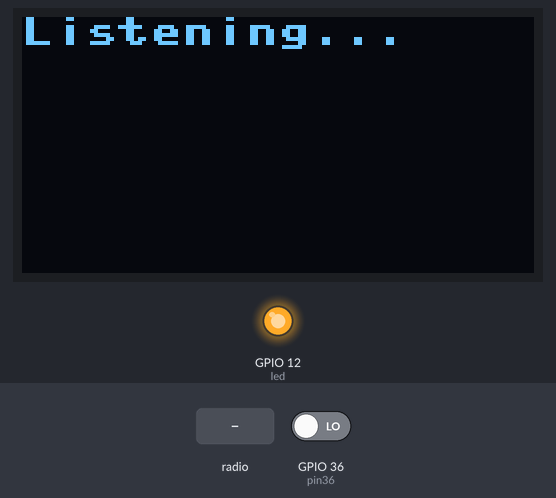
The program below on a simulated ESP32 board running MicroPython. Parts: 128×64 one-colour display, output pins drawn as LEDs (lit = HIGH). Inputs (shaded band) come from the test bench; at power-on: GPIO 36 (pin36) LOW. A reset restarts the program; library files of the repository ran but are not shown: ssd1306.py; pins used as bus, display or sensor lines are not drawn; what the program prints to the serial console is not drawn.

Above: at 1.2 s.
1.3 s: radio message "Mail!" arrives
3.1 s: GPIO 36 (pin36) driven HIGH
Timing chart, 0 to 6.1 s (numbered marks = the images above; inputs shaded):
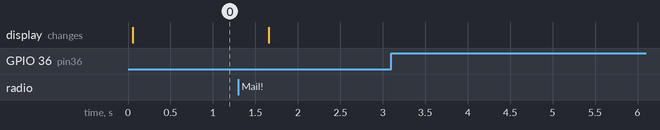

The program:

main.py
```python
#import esp32
from config import *
from machine import Pin, ADC, SoftSPI, I2C, Timer
from sx127x import SX127x
from ssd1306 import SSD1306_I2C
from time import time, sleep, sleep_ms
from json import loads,dumps

try:
    # Initialize LoRa module
    device_spi = SoftSPI(baudrate = 10000000,
                        polarity = 0,
                        phase = 0,
                        bits = 8,
                        firstbit = SoftSPI.MSB,
                        sck = Pin(lora_spi_config['sck'], Pin.OUT, Pin.PULL_DOWN),
                        mosi = Pin(lora_spi_config['mosi'], Pin.OUT, Pin.PULL_UP),
                        miso = Pin(lora_spi_config['miso'], Pin.IN, Pin.PULL_UP)
                        )

    lora = SX127x(device_spi,
                pins=lora_spi_config)

    i2c = I2C(scl=Pin(oled_i2c_config['scl'], Pin.OUT, Pin.PULL_UP),
            sda=Pin(oled_i2c_config['sda'], Pin.OUT, Pin.PULL_UP)
            )

    i2c_rst = Pin(16, Pin.OUT)
    # Initialize the OLED display
    i2c_rst.value(0)
    sleep_ms(5)
    i2c_rst.value(1)

    oled = SSD1306_I2C(oled_parameters['width'], oled_parameters['height'], i2c)

    #Set up our Notification LED
    led = Pin(12, Pin.OUT)
    led.value(1)

    ## The Debounce to keep the interrupt from triggering multiple times
    debounce_timer = Timer(-1)


    def debounce_handler(pin):
        # global message_time, message_waiting
        print("Interrupt triggered, turning off LED")
        led.value(1)
        oled.invert(0)
        oled.fill(0)
        oled.text("Listening...", 0, 0)
        oled.show()

    def handle_interrupt(pin):
        global debounce_timer, notification_count
        debounce_timer.init(period=200, mode=Timer.ONE_SHOT,
            callback=lambda t:debounce_handler(pin))
        notification_count = 0

    #Set up our LED Reset Button and Debounce
    ## The Pin
    pin36 = Pin(36, Pin.IN)
    pin36.irq(trigger=Pin.IRQ_RISING, handler=handle_interrupt)

    notification_count = 0

    oled.fill(0)
    oled.text("Listening...", 0, 0)
    oled.show()

    #Sit in a Tight Loop and Wait for a Message
    while True:
        if lora.received_packet():
            recieved_packet = lora.read_payload()
            payload_str = recieved_packet.decode()
            print('Received: {}'.format(payload_str))

            # Parse the JSON string to a dictionary
            payload_dict = loads(payload_str)

            if payload_dict['status'] == 'Mail!':
                print('You\'ve got mail!')
                notification_count += 1
                led.value(0)
                oled.fill(0)
                oled.invert(1)
                oled.text("Count: " + str(notification_count), 0, 45)
                oled.text("Voltage: " + str(payload_dict['voltage']) + "v", 0, 55)
                oled.show()
                reply = 'Hello'
                print('Sending Reply: {}'.format(reply))
                lora.println(reply)

except Exception as e:
    import machine
    machine.reset()

import machine
machine.reset()
```

config.py
```python
lora_spi_config = {
    'miso':19,
    'mosi':27,
    'ss':18,
    'sck':5,
    'dio_0':26,
    'dio_1':35,
    'dio_2':34,
    'reset':14,
    'led':25,
}

lora_parameters = {
    'frequency': 903E6,
    'tx_power_level': 20,
    'signal_bandwidth': 62.5E3,
    'spreading_factor': 12,
    'coding_rate': 8,
    'preamble_length': 12,
    'implicit_header': False,
    'sync_word': 0x12,
    'enable_CRC': False,
    'invert_IQ': False,
}

oled_i2c_config = {
    'sda': 4,
    'scl': 15,
    'rst': 16,
}

oled_parameters = {
    'width': 128,
    'height': 64,
}
```

Measured:
- after the input at 3.1 s, every drawn part: stays the same
